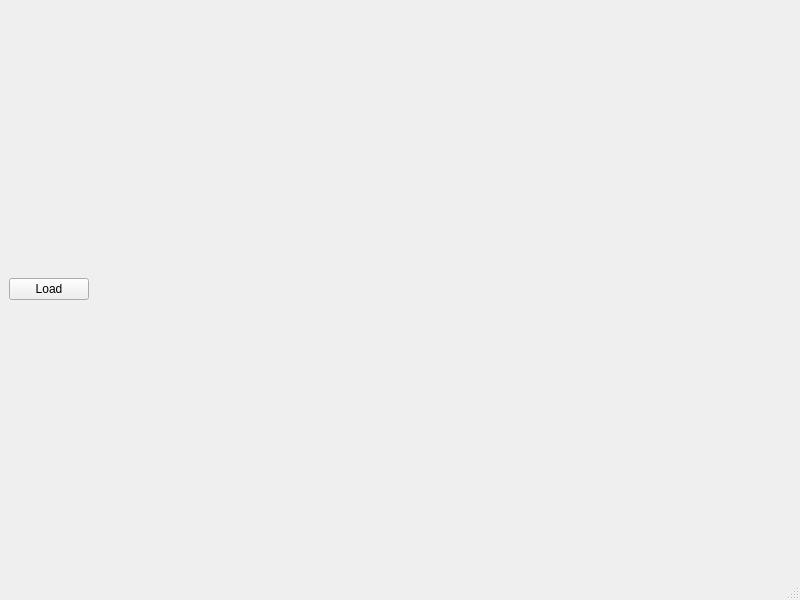
<?xml version="1.0" encoding="UTF-8"?>
<ui version="4.0">
 <class>MainWindow</class>
 <widget class="QMainWindow" name="MainWindow">
  <property name="geometry">
   <rect>
    <x>0</x>
    <y>0</y>
    <width>800</width>
    <height>600</height>
   </rect>
  </property>
  <property name="windowTitle">
   <string>MainWindow</string>
  </property>
  <widget class="QWidget" name="centralwidget">
   <layout class="QHBoxLayout" name="horizontalLayout_2">
    <item>
     <layout class="QHBoxLayout" name="horizontalLayout">
      <item>
       <widget class="QPushButton" name="pushButton_load">
        <property name="sizePolicy">
         <sizepolicy hsizetype="Fixed" vsizetype="Fixed">
          <horstretch>0</horstretch>
          <verstretch>0</verstretch>
         </sizepolicy>
        </property>
        <property name="text">
         <string>Load</string>
        </property>
       </widget>
      </item>
      <item>
       <widget class="QLabel" name="label_pic">
        <property name="text">
         <string/>
        </property>
       </widget>
      </item>
     </layout>
    </item>
   </layout>
  </widget>
  <widget class="QMenuBar" name="menubar">
   <property name="geometry">
    <rect>
     <x>0</x>
     <y>0</y>
     <width>800</width>
     <height>26</height>
    </rect>
   </property>
  </widget>
  <widget class="QStatusBar" name="statusbar"/>
 </widget>
 <resources/>
 <connections/>
</ui>
